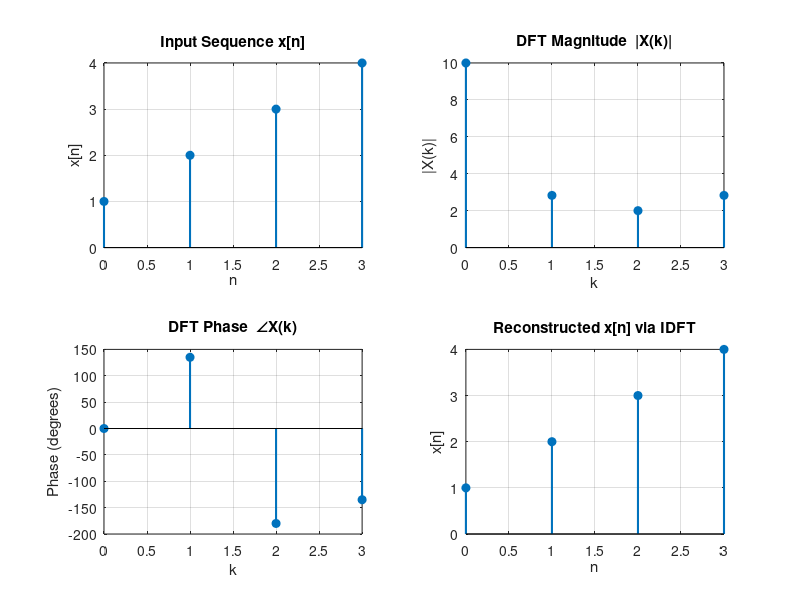

The MATLAB source for this figure: (Note: this script raises an error after producing the figure.)
% EXPERIMENT 4 - DFT and IDFT of a Sequence
%
% DFT  : X(k) = sum_{n=0}^{N-1} x(n) * W_N^{nk}    where W_N = e^{-j2pi/N}
% IDFT : x(n) = (1/N) * sum_{k=0}^{N-1} X(k) * e^{j2pi*nk/N}

% Copyright 2026 The MathWorks, Inc.

clc;
clear;
close all;

% Input sequence
x = [1, 2, 3, 4];
N = length(x);

fprintf('Input sequence x[n]: ');  disp(x);

% =========================================================
%  MANUAL DFT
% =========================================================
X = zeros(1, N);
for k = 0:N-1
    for n = 0:N-1
        X(k+1) = X(k+1) + x(n+1) * exp(-1j * 2 * pi * k * n / N);
    end
end

fprintf('\nDFT  X(k) (magnitude):\n');
disp(abs(X));
fprintf('DFT  X(k) (phase in degrees):\n');
disp(angle(X)*180/pi);

% =========================================================
%  MANUAL IDFT
% =========================================================
x_rec = zeros(1, N);
for n = 0:N-1
    for k = 0:N-1
        x_rec(n+1) = x_rec(n+1) + X(k+1) * exp(1j * 2 * pi * k * n / N);
    end
    x_rec(n+1) = x_rec(n+1) / N;
end
x_rec = real(x_rec);   % remove negligible imaginary part

fprintf('\nIDFT reconstructed x[n]:\n');
disp(x_rec);
fprintf('Reconstruction error (max): %.2e\n', max(abs(x - x_rec)));

% Verify with MATLAB built-in
X_builtin  = fft(x);
x_builtin  = ifft(X_builtin);
fprintf('\nBuilt-in FFT   X(k) matches manual DFT: %d\n', ...
        max(abs(X - X_builtin)) < 1e-9);

% =========================================================
%  PLOTS
% =========================================================
k_ax = 0:N-1;

figure('Name','Experiment 4 - DFT and IDFT','NumberTitle','off');

subplot(2,2,1);
stem(k_ax, x, 'filled', 'LineWidth', 1.5);
title('Input Sequence x[n]');
xlabel('n'); ylabel('x[n]'); grid on;

subplot(2,2,2);
stem(k_ax, abs(X), 'filled', 'LineWidth', 1.5);
title('DFT Magnitude  |X(k)|');
xlabel('k'); ylabel('|X(k)|'); grid on;

subplot(2,2,3);
stem(k_ax, angle(X)*180/pi, 'filled', 'LineWidth', 1.5);
title('DFT Phase  \angleX(k)');
xlabel('k'); ylabel('Phase (degrees)'); grid on;

subplot(2,2,4);
stem(k_ax, x_rec, 'filled', 'LineWidth', 1.5);
title('Reconstructed x[n] via IDFT');
xlabel('n'); ylabel('x[n]'); grid on;

sgtitle('DFT and IDFT of a Sequence', 'FontWeight', 'bold', 'FontSize', 12);
